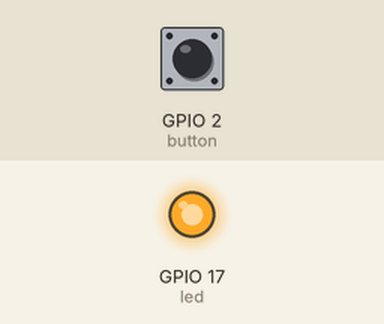
Bench run of a program on a simulated Raspberry Pi (BCM pin numbers). Parts: output pins drawn as LEDs (lit = HIGH). Inputs (shaded band) come from the test bench; at power-on: GPIO 2 (button) HIGH. The desktop window is not drawn, its controls go by their first labels and the mouse button is held 0.15 s; what the program prints to the terminal is not drawn.

Above: at 1.0 s.
At 3.0 s:
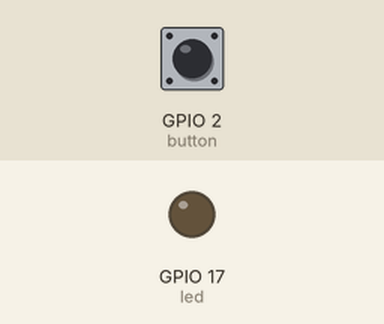
Timing chart, 0 to 5.3 s (numbered marks = the images above):
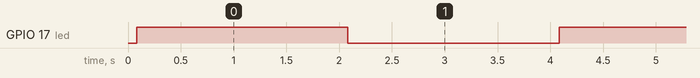

Measured:
- by itself, GPIO 17 (led): alternates HIGH for 2.0 s and LOW for 2.0 s, 9 changes in all, then stays LOW

The program:

Exercise1.py
```python
"""
*******************************************************************************************************************
General Information
********************************************************************************************************************
Project:       Exercise
File:          Exercise1.py
Descriptions:  Light on for 2s, then off for 2s. Stop after 5 times loop.

Author:        VAN DAC PHONG TRUC (Project Leader)
Email:         truc.vanlarrytt@hcmut.edu.vn
Created:       11/11/2025
Last Update:   11/11/2025
Version:       1.0

Python:        3.13.9
Copyright:     (c) 2025 IOE INNOVATION Team
*******************************************************************************************************************
"""

#######################################################################################################################
# Imports
#######################################################################################################################
# Mock library imports
from gpiozero import LED, Device, Button
from gpiozero.pins.mock import MockFactory
import tkinter as tk


Device.pin_factory = MockFactory()

#Create simulate device
led = LED(17)
button = Button(2)


# Create window GUI
root = tk.Tk()
root.title("Simulate GPIO - LED BLINK")
root.geometry("300x250")

# Label led status
led_label = tk.Label(root, text="LED off", font=("Arial", 14), fg="gray")
led_label.pack(pady=20)


# Counter label for loop
count_label = tk.Label(root, text="Count loop: 0 / 5", font=("Arial",12))
count_label.pack(pady=10)

# Label manual
tk.Label(root, text="Automatically LED blink in", font=("Arial", 11)).pack(pady=10)

# Loop count
count_loop = 0
LOOP_MAX = 5
led_state = False

# Update led status
def update_led_state():
    if led.is_lit:
        led_label.config(text="LED on", fg="green")
    else:
        led_label.config(text="LED off", fg="gray")


def toggle_led():
    global count_loop, led_state

    if count_loop >= LOOP_MAX:
        led.off()
        led_label.config(text="FINISHED", fg="red")
        count_label.config(text=f"Complete {LOOP_MAX} cycles")
        print("Stopped after 5 times loop")
        return

    if led_state:
        led.off()
        update_led_state()
        led_state= False
        count_loop +=1
        count_label.config(text=f"Cycle: {count_loop}/{LOOP_MAX}")
    else:
        led.on()
        update_led_state()
        led_state = True

    root.after(2000, toggle_led)

toggle_led()

root.mainloop()
```
